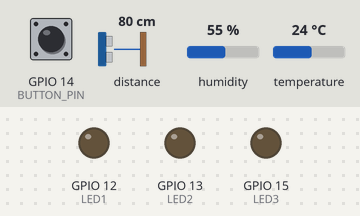
A sketch run on a simulated ESP8266 (NodeMCU). Parts: output pins drawn as LEDs (lit = HIGH). The inputs (shaded band) are chosen by the test bench; at power-on: GPIO 14 (BUTTON_PIN) HIGH, distance to the obstacle 80 cm, humidity 55 %, temperature 24 °C. The echo pulse lasts 58.3 µs per cm; WiFi joins after 1.5 s; servers stay silent unless stated; no MQTT or app messages arrive unless stated; pins used as bus, display or sensor lines are not drawn; what the sketch prints to the serial monitor is not drawn.

Above: at 2.7 s.
2.8 s: GPIO 14 (BUTTON_PIN) pulled LOW for 0.15 s
At 3.6 s:
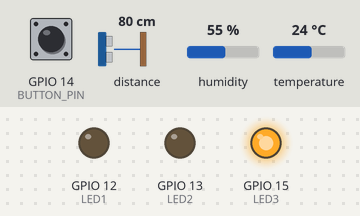
4.5 s: GPIO 14 (BUTTON_PIN) pulled LOW for 1 s
At 6.1 s:
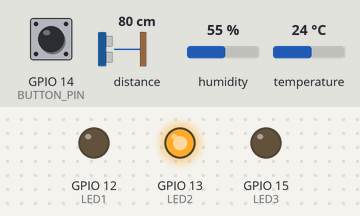
7.0 s: GPIO 14 (BUTTON_PIN) pulled LOW for 3.2 s
At 11.4 s:
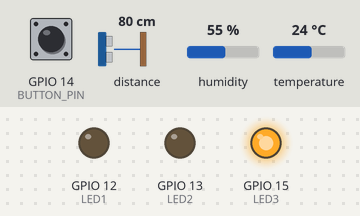
Timing chart, 0 to 12.9 s (numbered marks = the images above; inputs shaded):
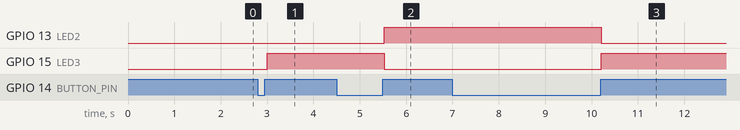

Measured:
- after the input at 2.8 s, GPIO 15 (LED3): LOW → HIGH after 0.21 s
- after the input at 4.5 s, GPIO 13 (LED2): LOW → HIGH after 1.0 s; GPIO 15 (LED3): HIGH → LOW after 1.0 s
- after the input at 7.0 s, GPIO 13 (LED2): HIGH → LOW after 3.2 s; GPIO 15 (LED3): LOW → HIGH after 3.2 s

The sketch:

mqtt_brokeremq_subs.ino
```cpp
#include <ESP8266WiFi.h>
#include <PubSubClient.h>
#include <DHT.h>

// WiFi Credentials
const char *ssid = "Redmi 9T"; // Nama WiFi
const char *password = "099887766"; // Password WiFi

// MQTT Broker
const char *mqtt_broker = "broker.emqx.io";
const char *topicDHT = "71220863/DHT";
const char *topicPING = "71220863/PING";
const char *mqtt_username = "";
const char *mqtt_password = "public";
const int mqtt_port = 1883;

// Pin Definitions
#define DHTPIN 16  // D0
#define TRIG_PIN 4  // D2
#define ECHO_PIN 0  // D3
#define BUTTON_PIN 14 // D5
#define LED1 12  // D6
#define LED2 13  // D7
#define LED3 15  // D8
#define DHTTYPE DHT11

DHT dht(DHTPIN, DHTTYPE);
WiFiClient espClient;
PubSubClient client(espClient);

bool publishDHT = true;

void setup() {
    Serial.begin(115200);
    pinMode(TRIG_PIN, OUTPUT);
    pinMode(ECHO_PIN, INPUT);
    pinMode(BUTTON_PIN, INPUT_PULLUP);
    pinMode(LED1, OUTPUT);
    pinMode(LED2, OUTPUT);
    pinMode(LED3, OUTPUT);
    dht.begin();
    connectWiFi();
    client.setServer(mqtt_broker, mqtt_port);
}

void loop() {
    if (!client.connected()) {
        reconnectMQTT();
    }
    client.loop();

    if (digitalRead(BUTTON_PIN) == LOW) {
    delay(200);  // Debounce
    while (digitalRead(BUTTON_PIN) == LOW);  // Tunggu tombol dilepas
    publishDHT = !publishDHT;
    if (publishDHT) {
        float temp = dht.readTemperature();
        client.publish(topicDHT, String(temp).c_str());
        controlLEDsDHT(temp);
    } else {
        float distance = getDistance();
        client.publish(topicPING, String(distance).c_str());
        controlLEDsPING(distance);
    }
}
}

void connectWiFi() {
    WiFi.begin(ssid, password);
    while (WiFi.status() != WL_CONNECTED) {
        delay(500);
        Serial.print(".");
    }
    Serial.println("WiFi connected");
}

void reconnectMQTT() {
    while (!client.connected()) {
        if (client.connect("ESP8266Client")) {
            Serial.println("Connected to MQTT");
        } else {
            delay(5000);
        }
    }
}

float getDistance() {
    digitalWrite(TRIG_PIN, LOW);
    delayMicroseconds(2);
    digitalWrite(TRIG_PIN, HIGH);
    delayMicroseconds(10);
    digitalWrite(TRIG_PIN, LOW);
    float duration = pulseIn(ECHO_PIN, HIGH);
    return duration * 0.034 / 2;
}

void controlLEDsDHT(float temp) {
    digitalWrite(LED1, temp < 20);
    digitalWrite(LED2, temp >= 20 && temp < 28);
    digitalWrite(LED3, temp >= 28);
}

void controlLEDsPING(float distance) {
    digitalWrite(LED1, distance < 10);
    digitalWrite(LED2, distance >= 10 && distance < 19);
    digitalWrite(LED3, distance >= 20);
}
```
